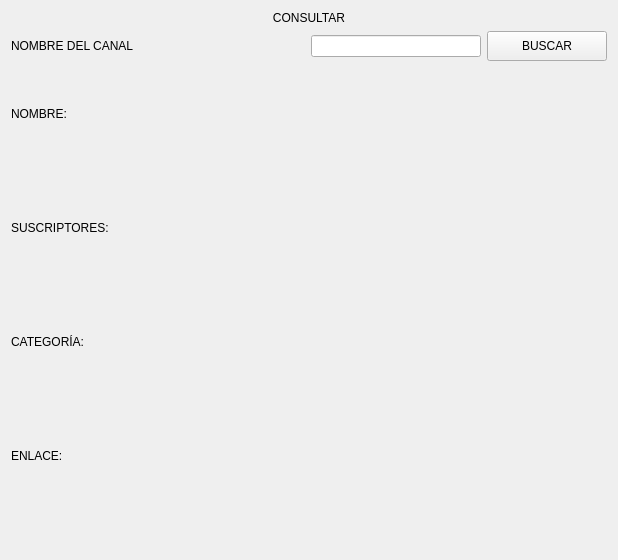
               <widget class="QWidget" name="page_consultar">
                <layout class="QVBoxLayout" name="verticalLayout_14">
                 <item>
                  <widget class="QLabel" name="label_11">
                   <property name="text">
                    <string>CONSULTAR</string>
                   </property>
                   <property name="alignment">
                    <set>Qt::AlignCenter</set>
                   </property>
                  </widget>
                 </item>
                 <item>
                  <layout class="QHBoxLayout" name="horizontalLayout_12">
                   <item>
                    <widget class="QLabel" name="label_19">
                     <property name="text">
                      <string>NOMBRE DEL CANAL</string>
                     </property>
                    </widget>
                   </item>
                   <item>
                    <spacer name="horizontalSpacer_7">
                     <property name="orientation">
                      <enum>Qt::Horizontal</enum>
                     </property>
                     <property name="sizeHint" stdset="0">
                      <size>
                       <width>40</width>
                       <height>20</height>
                      </size>
                     </property>
                    </spacer>
                   </item>
                   <item>
                    <widget class="QLineEdit" name="lineEdit_6"/>
                   </item>
                   <item>
                    <widget class="QPushButton" name="bt_buscar_consultar">
                     <property name="minimumSize">
                      <size>
                       <width>120</width>
                       <height>30</height>
                      </size>
                     </property>
                     <property name="text">
                      <string>BUSCAR</string>
                     </property>
                    </widget>
                   </item>
                  </layout>
                 </item>
                 <item>
                  <spacer name="verticalSpacer_5">
                   <property name="orientation">
                    <enum>Qt::Vertical</enum>
                   </property>
                   <property name="sizeHint" stdset="0">
                    <size>
                     <width>20</width>
                     <height>40</height>
                    </size>
                   </property>
                  </spacer>
                 </item>
                 <item>
                  <layout class="QHBoxLayout" name="horizontalLayout_13">
                   <item>
                    <layout class="QVBoxLayout" name="verticalLayout_12">
                     <property name="spacing">
                      <number>100</number>
                     </property>
                     <item>
                      <widget class="QLabel" name="label_20">
                       <property name="minimumSize">
                        <size>
                         <width>150</width>
                         <height>0</height>
                        </size>
                       </property>
                       <property name="text">
                        <string>NOMBRE:</string>
                       </property>
                      </widget>
                     </item>
                     <item>
                      <widget class="QLabel" name="label_21">
                       <property name="minimumSize">
                        <size>
                         <width>150</width>
                         <height>0</height>
                        </size>
                       </property>
                       <property name="text">
                        <string>SUSCRIPTORES:</string>
                       </property>
                      </widget>
                     </item>
                     <item>
                      <widget class="QLabel" name="label_22">
                       <property name="minimumSize">
                        <size>
                         <width>150</width>
                         <height>0</height>
                        </size>
                       </property>
                       <property name="text">
                        <string>CATEGORÍA:</string>
                       </property>
                      </widget>
                     </item>
                     <item>
                      <widget class="QLabel" name="label_23">
                       <property name="minimumSize">
                        <size>
                         <width>150</width>
                         <height>0</height>
                        </size>
                       </property>
                       <property name="text">
                        <string>ENLACE:</string>
                       </property>
                      </widget>
                     </item>
                    </layout>
                   </item>
                   <item>
                    <layout class="QVBoxLayout" name="verticalLayout_13">
                     <property name="spacing">
                      <number>100</number>
                     </property>
                     <item>
                      <widget class="QLabel" name="label_nombre">
                       <property name="minimumSize">
                        <size>
                         <width>400</width>
                         <height>0</height>
                        </size>
                       </property>
                       <property name="maximumSize">
                        <size>
                         <width>16777215</width>
                         <height>40</height>
                        </size>
                       </property>
                       <property name="text">
                        <string/>
                       </property>
                      </widget>
                     </item>
                     <item>
                      <widget class="QLabel" name="label_suscriptores">
                       <property name="minimumSize">
                        <size>
                         <width>400</width>
                         <height>0</height>
                        </size>
                       </property>
                       <property name="maximumSize">
                        <size>
                         <width>16777215</width>
                         <height>40</height>
                        </size>
                       </property>
                       <property name="text">
                        <string/>
                       </property>
                      </widget>
                     </item>
                     <item>
                      <widget class="QLabel" name="label_categoria">
                       <property name="minimumSize">
                        <size>
                         <width>400</width>
                         <height>0</height>
                        </size>
                       </property>
                       <property name="maximumSize">
                        <size>
                         <width>16777215</width>
                         <height>40</height>
                        </size>
                       </property>
                       <property name="text">
                        <string/>
                       </property>
                      </widget>
                     </item>
                     <item>
                      <widget class="QLabel" name="label_enlace">
                       <property name="minimumSize">
                        <size>
                         <width>400</width>
                         <height>0</height>
                        </size>
                       </property>
                       <property name="maximumSize">
                        <size>
                         <width>16777215</width>
                         <height>40</height>
                        </size>
                       </property>
                       <property name="text">
                        <string/>
                       </property>
                      </widget>
                     </item>
                    </layout>
                   </item>
                   <item>
                    <spacer name="horizontalSpacer_10">
                     <property name="orientation">
                      <enum>Qt::Horizontal</enum>
                     </property>
                     <property name="sizeHint" stdset="0">
                      <size>
                       <width>40</width>
                       <height>20</height>
                      </size>
                     </property>
                    </spacer>
                   </item>
                  </layout>
                 </item>
                 <item>
                  <spacer name="verticalSpacer_6">
                   <property name="orientation">
                    <enum>Qt::Vertical</enum>
                   </property>
                   <property name="sizeHint" stdset="0">
                    <size>
                     <width>20</width>
                     <height>40</height>
                    </size>
                   </property>
                  </spacer>
                 </item>
                 <item>
                  <layout class="QHBoxLayout" name="horizontalLayout_14">
                   <item>
                    <widget class="QLabel" name="label_nocanal">
                     <property name="minimumSize">
                      <size>
                       <width>300</width>
                       <height>40</height>
                      </size>
                     </property>
                     <property name="maximumSize">
                      <size>
                       <width>16777215</width>
                       <height>40</height>
                      </size>
                     </property>
                     <property name="text">
                      <string/>
                     </property>
                    </widget>
                   </item>
                   <item>
                    <spacer name="horizontalSpacer_9">
                     <property name="orientation">
                      <enum>Qt::Horizontal</enum>
                     </property>
                     <property name="sizeHint" stdset="0">
                      <size>
                       <width>40</width>
                       <height>20</height>
                      </size>
                     </property>
                    </spacer>
                   </item>
                  </layout>
                 </item>
                </layout>
               </widget>
